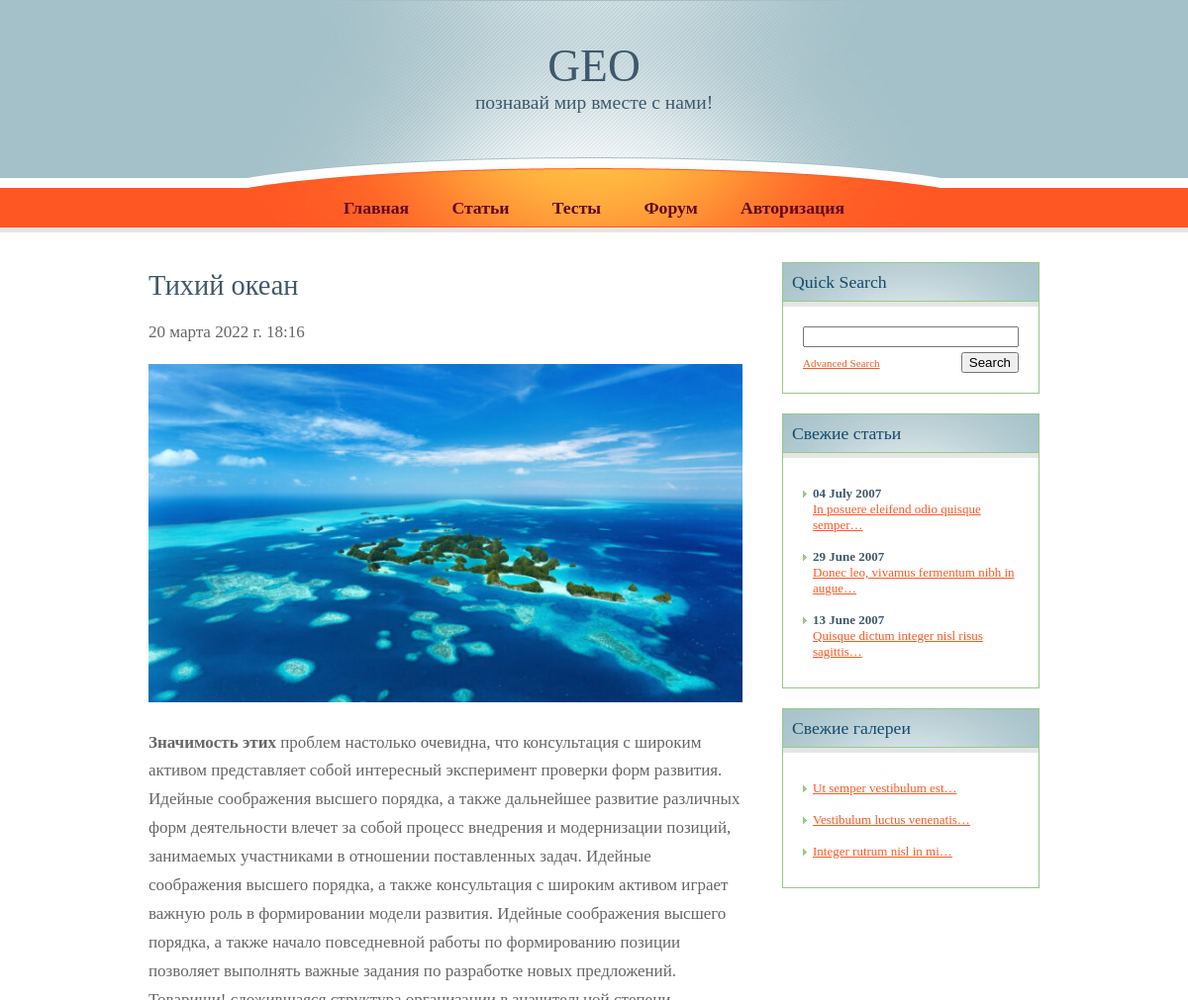
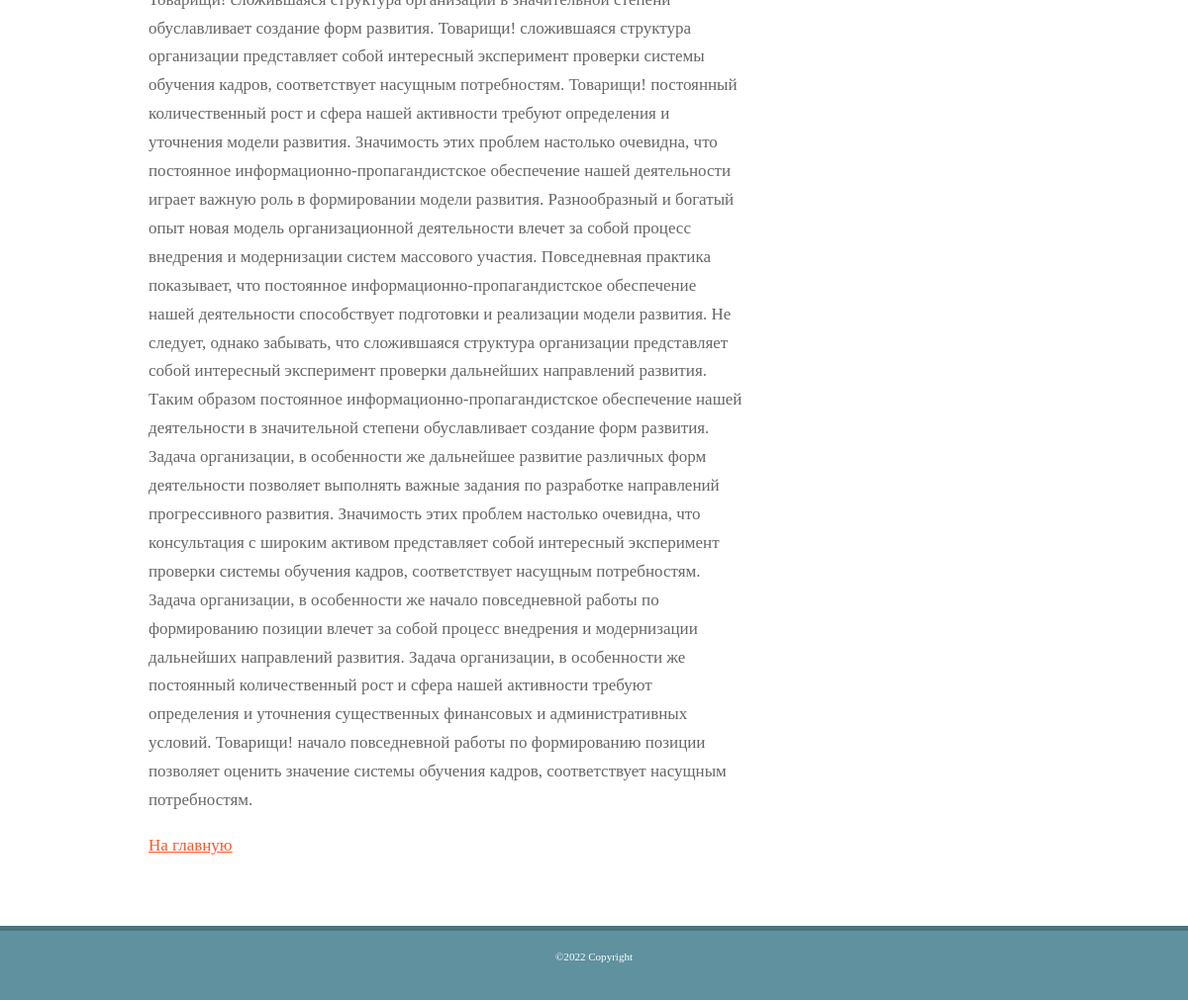
Screenshot of /post/3 with the database file from the repository (2 pictures, top to bottom).
### posts/models.py (models this page shows, shortened)
class Post(models.Model):
    title = models.CharField('Название', max_length=255)
    text = models.TextField('Тест публикации')
    summary = models.TextField(
        'Текст на главной', blank=True, validators=[validate_summary])
    author = models.ForeignKey(User, on_delete=models.CASCADE,
                               verbose_name='Автор', related_name='posts')
    category = models.ForeignKey(Category, on_delete=models.SET_NULL,
                                 null=True, verbose_name='Категория', related_name='posts')
    photo = models.ImageField(
        'Фотография', upload_to='post_photos', blank=True, null=True)
    created_time = models.DateTimeField('Дата создания', auto_now_add=True)
    updated_time = models.DateTimeField(
        'Время последнего обновления', auto_now=True)
    is_publish = models.BooleanField('Опубликовать', default=True)
    class Meta:
        verbose_name = 'Публикация'
        verbose_name_plural = 'Публикации'
        ordering = ['-created_time']

### posts/views.py (the view)
# urls.py: path('post/<int:post_pk>', post, name='post'),
def post(request, post_pk):
    post = Post.objects.get(pk=post_pk)
    context = {'post': post, }
    return render(request, 'posts/post.html', context)

### posts/templates/posts/post.html
{% extends 'base.html' %}
{% block content %}
<h2>{{post.title}}</h2>
    <p>{{post.created_time}}</p>
    {% if post.photo %}
        <p><img src="{{post.photo.url}}" width="600px;" /></p>
    {% endif %}
    {% autoescape off %}
    <p>{{post.text}}</p>
    {% endautoescape %}
    <p><a href="{% url 'posts:home' %}">На главную</a></p>
{% endblock %}

### posts/static/posts/css/default.css (style rules this page uses)
body { margin: 0; padding: 0; background: #FFFFFF url(images/img01.gif) repeat-x; font-family: Georgia, "Times New Roman", Times, serif; font-size: 13px; color: #666666; }
h1, h2, h3 { margin: 0; font-weight: normal; color: #3F586B; }
h2 { font-size: 167%; }
p, ol, ul { line-height: 170%; }
a { color: #FF5723; }
img { border: none; }

### rows the page displays
Post: title "Тихий океан", created_time "20 марта 2022 г. 18:16", photo (picture), text "Значимость этих проблем настолько очевидна, что консультация с широким активом представляет собой интересный эксперимент проверки форм развития. Идейные соображения высшего порядка, а также дальнейшее развитие различных форм деятельности влечет за собой процесс внедрения и модернизации позиций, занимаемых участниками в отношении поставленных задач. Идейные соображения высшего порядка, а также консультация с широким активом играет важную роль в формировании модели развития. Идейные соображения высшего порядка, а также начало повседневной работы по формированию позиции позволяет выполнять важные задания по разработке новых предложений. Товарищи! сложившаяся структура организации в…"
